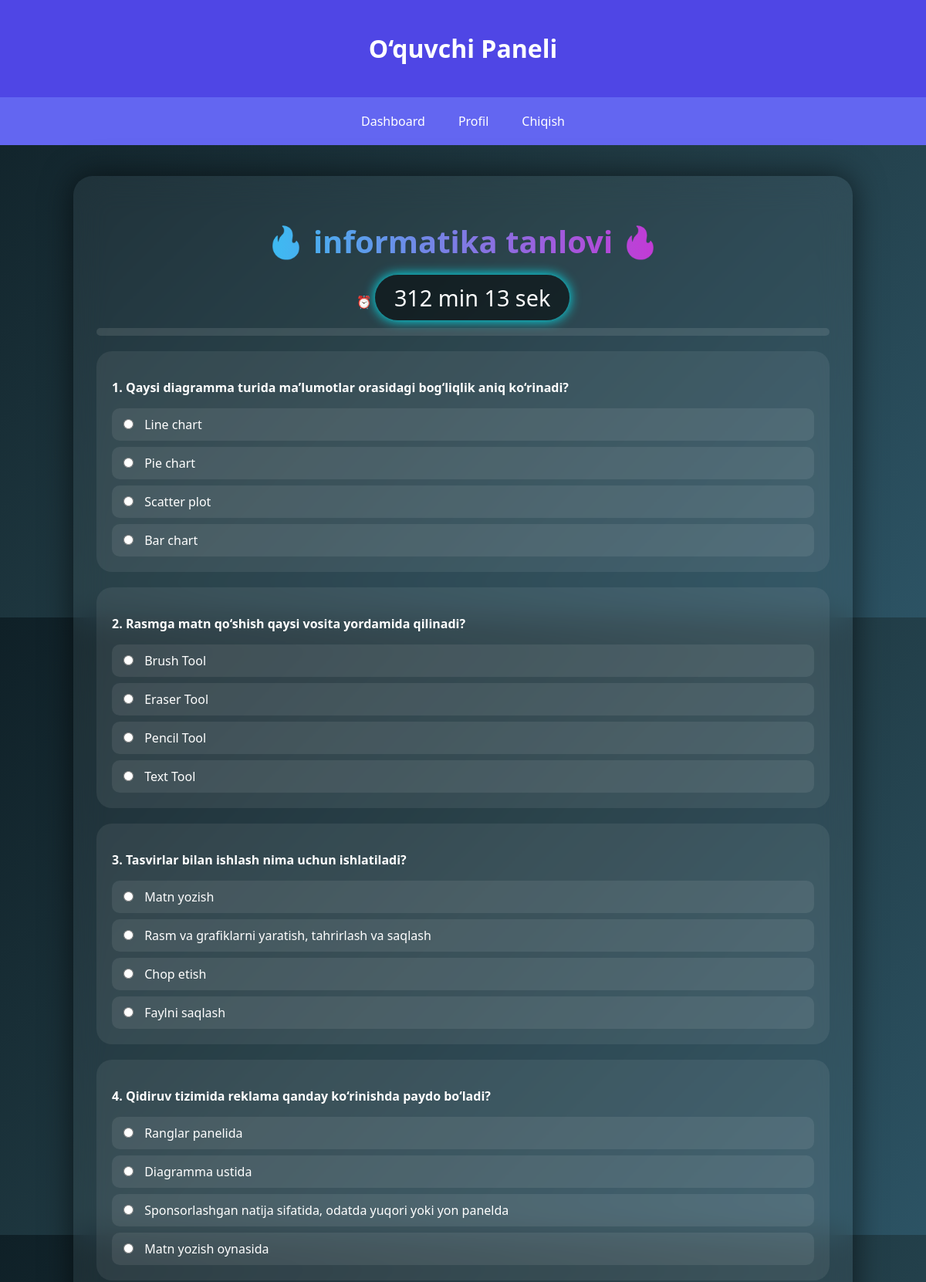
/student/take_test/10 (signed in, upper part), run on the app's committed database.
### tables this page shows
CREATE TABLE tests (
            id INTEGER PRIMARY KEY AUTOINCREMENT,
            title TEXT NOT NULL,
            duration INTEGER NOT NULL,
            description TEXT NOT NULL,
            test_class INTEGER NOT NULL,
            start_time DATETIME NOT NULL,
            end_time DATETIME NOT NULL
        );

CREATE TABLE questions (
        id INTEGER PRIMARY KEY AUTOINCREMENT,
        title TEXT NOT NULL,
        description TEXT NOT NULL,
        test_id INTEGER NOT NULL,
        FOREIGN KEY (test_id) REFERENCES tests(id)
    );

CREATE TABLE answers (
        id INTEGER PRIMARY KEY AUTOINCREMENT,
        title TEXT NOT NULL,
        description TEXT NOT NULL,
        question_id INTEGER NOT NULL,
        is_correct BOOLEAN,
        FOREIGN KEY (question_id) REFERENCES questions(id)
    );

### routes/student.py (the view, shortened to what this page needs)
@bp.route('/take_test/<int:result_id>', methods=['GET', 'POST'])
def take_test(result_id):
    if 'user_id' not in session:
        return redirect(url_for('auth.login'))
    conn = get_db()
    c = conn.cursor()
    c.execute("SELECT * FROM test_results WHERE id=?", (result_id,))
    result = c.fetchone()
    if not result or result['user_id'] != session['user_id']:
        return redirect(url_for('student.student_dashboard'))
    c.execute("SELECT * FROM tests WHERE id=?", (result['test_id'],))
    test = c.fetchone()
    c.execute("SELECT COUNT(*) FROM user_answers WHERE result_id=?", (result_id,))
    count = c.fetchone()[0]
    c.execute("""
        SELECT question_id FROM user_answers
        WHERE result_id=?
    """, (result_id,))
    question_ids = [row['question_id'] for row in c.fetchall()]
    questions_with_answers = []
    for q_id in question_ids:
        c.execute("SELECT * FROM questions WHERE id=?", (q_id,))
        q = c.fetchone()
        c.execute("SELECT * FROM answers WHERE question_id=?", (q_id,))
        answers = list(c.fetchall())
        random.shuffle(answers)
        questions_with_answers.append({
            'question': q,
            'answers': answers
        })
    if not result['start_time']:
        c.execute("UPDATE test_results SET start_time=? WHERE id=?", (datetime.now(), result_id))
        conn.commit()
        start_time = datetime.now()
    else:
        start_time = datetime.fromisoformat(result['start_time'])
    now = datetime.now()
    elapsed = (now - start_time).total_seconds()
    total = test['duration'] * 60
    if elapsed >= total and not result['completed']:
        return finish_test(c, conn, result_id)
    if request.method == 'POST':
        return submit_test(c, conn, result_id)
    remaining = max(total - elapsed, 0)
    return render_template(
        'student/take_test.html',
        test=test,
        questions=questions_with_answers,
        remaining_seconds=int(remaining)
    )

### routes/student.py (called while the page is built)
def get_db():
    conn = sqlite3.connect('database.db')
    conn.row_factory = sqlite3.Row
    return conn

### templates/student/take_test.html (shortened to what this page needs)
{% extends "base.html" %}
{% block content %}
<div class="test-container">
    <h1>🔥 {{ test['title'] }} 🔥</h1>
    <div class="timer-box">
        ⏰ <span id="timer"></span>
    </div>
    <div class="progress">
    </div>
    <form id="testForm" method="post">
        {% for q in questions %}
        <div class="question-block">
            <p><b>{{ loop.index }}. {{ q.question['title'] }}</b></p>
            {% for a in q.answers %}
            <label>
                <input type="radio"
                       name="question_{{ q.question['id'] }}"
                       value="{{ a['id'] }}"
                       onchange="updateProgress()">
                <span>{{ a['title'] }}</span>
            </label>
            {% endfor %}
        </div>
        {% endfor %}
    </form>
</div>
{% endblock %}

### templates/base.html (style rules this page uses)
body { font-family: 'Segoe UI', sans-serif; background: #f3f4f6; margin: 0; }

### templates/student/take_test.html (style rules this page uses)
body { background: linear-gradient(135deg, #0f2027, #203a43, #2c5364); font-family: 'Segoe UI', sans-serif; }
.test-container { max-width: 950px; margin: 40px auto; padding: 30px; border-radius: 25px; backdrop-filter: blur(20px); background: rgba(255,255,255,0.05); box-shadow: 0 0 40px rgba(0,0,0,0.6); color: white; }
.test-container h1 { text-align: center; font-size: 2.5rem; font-weight: 800; background: linear-gradient(90deg, #00f5ff, #ff00c8); -webkit-background-clip: text; -webkit-text-fill-color: transparent; }
.timer-box { text-align: center; margin: 20px 0; }
#timer { font-size: 1.8rem; padding: 10px 25px; border-radius: 50px; background: rgba(0,0,0,0.5); box-shadow: 0 0 15px #00f5ff; }
.progress { height: 10px; border-radius: 20px; background: rgba(255,255,255,0.1); margin-bottom: 20px; }
.question-block { padding: 20px; margin-bottom: 20px; border-radius: 20px; background: rgba(255,255,255,0.07); transition: 0.3s; }
.question-block label { display: block; padding: 10px; margin-top: 8px; border-radius: 10px; background: rgba(255,255,255,0.08); cursor: pointer; transition: 0.3s; }
input[type="radio"] { margin-right: 10px; }

### data on the page
tests: title "informatika tanlovi"
questions: question "Qaysi diagramma turida ma’lumotlar orasidagi bog‘liqlik aniq ko‘rinadi?"
answers: title "Line chart"
answers: title "Pie chart"
answers: title "Scatter plot"
answers: title "Bar chart"
questions: question "Rasmga matn qo‘shish qaysi vosita yordamida qilinadi?"
answers: title "Brush Tool"
answers: title "Eraser Tool"
answers: title "Pencil Tool"
answers: title "Text Tool"
questions: question "Tasvirlar bilan ishlash nima uchun ishlatiladi?"
answers: title "Matn yozish"
answers: title "Rasm va grafiklarni yaratish, tahrirlash va saqlash"
answers: title "Chop etish"
answers: title "Faylni saqlash"
questions: question "Qidiruv tizimida reklama qanday ko‘rinishda paydo bo‘ladi?"
answers: title "Ranglar panelida"
answers: title "Diagramma ustida"
answers: title "Sponsorlashgan natija sifatida, odatda yuqori yoki yon panelda"
answers: title "Matn yozish oynasida"
